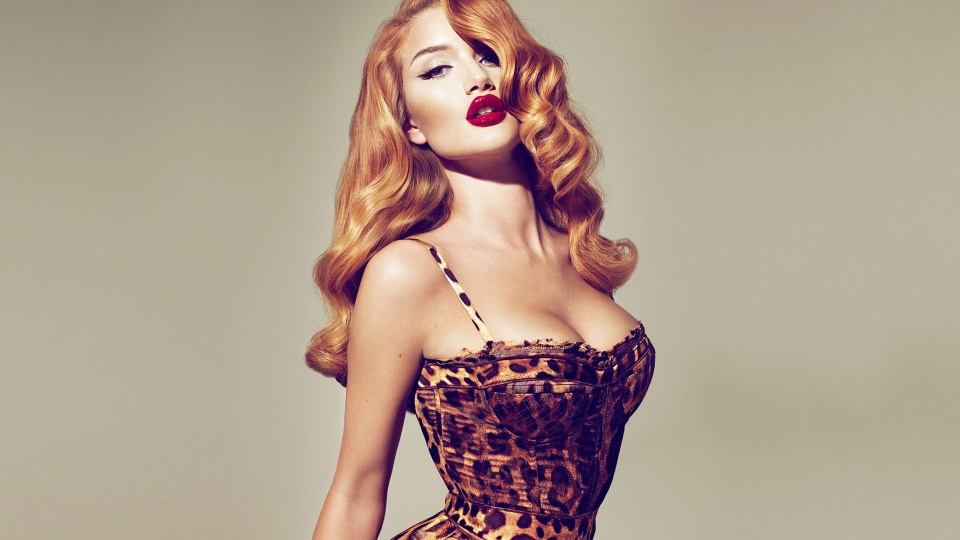
#> input picture 5.opencv/deepaiedu20210830/images/1.jpg, 960 x 540 px, found by its file name
$ python test06.py
#> lines starting #> are read from the running program, lines starting #| are printed output that depends on the picture; pictures that were not available may be replaced by others from this repository, and a replacement may not be noted
import cv2
import  numpy as np
import PIL.Image as Image
#图像的运算
img1=cv2.imread(r"E:\pycharmprojects\pythonProject\deepaiedu20210830\images\1.jpg")
#> img1 is the input picture: shape (540, 960, 3); mean B, G, R 142.1, 157.1, 175.2
img2=cv2.imread(r"E:\pycharmprojects\pythonProject\deepaiedu20210830\images\7.jpg")
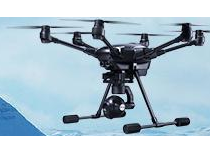
#> input picture 7.深度学习神经网络/2.卷积神经网络/deepaiedu20211103/Dataset/Uav_Image/7.png, 210 x 144 px, given in place of 7.jpg, which was not available
#> img2 is the input picture: shape (144, 210, 3); mean B, G, R 204, 191.1, 169.3
img3=cv2.imread(r"E:\pycharmprojects\pythonProject\deepaiedu20210830\images\8.jpg")
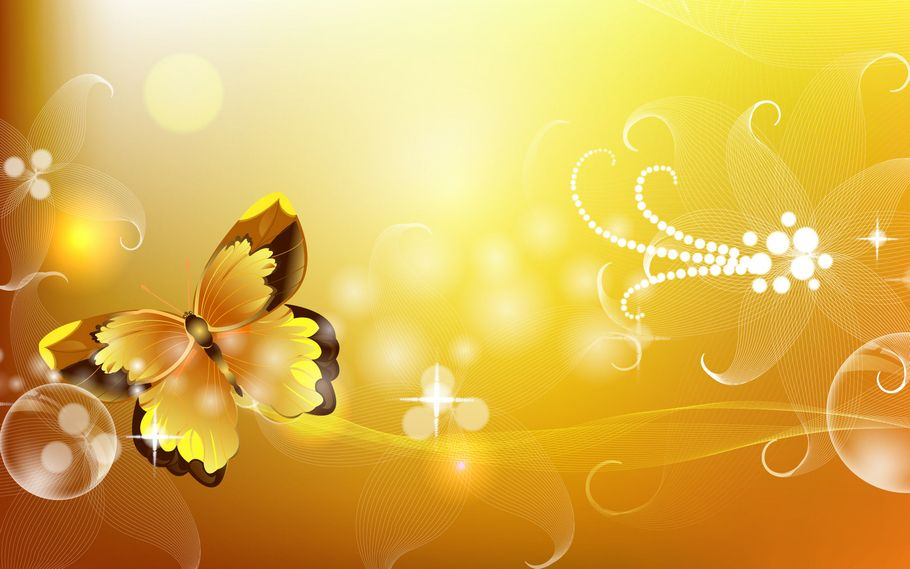
#> input picture 5.opencv/deepaiedu20210830/images/8.jpg, 910 x 569 px, found by its file name
#> img3 is the input picture: shape (569, 910, 3); mean B, G, R 80.6, 180.9, 221.2
img3=Image.fromarray(img3)
img3=np.array(img3.resize((img1.shape[1],img1.shape[0])))
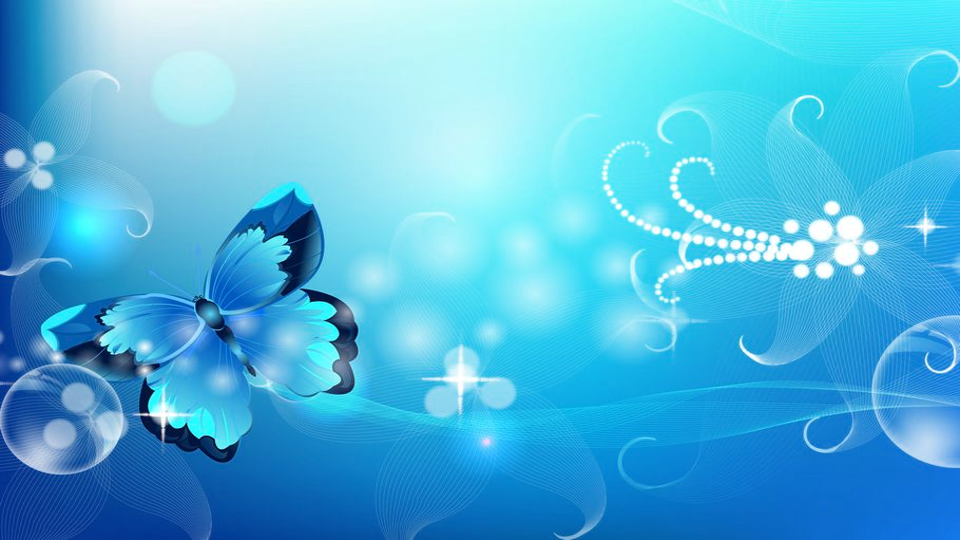
#> img3: shape (540, 960, 3); mean R, G, B 80.6, 180.9, 221.2
new_img=np.uint8(0.8*img1+0.2*img3)
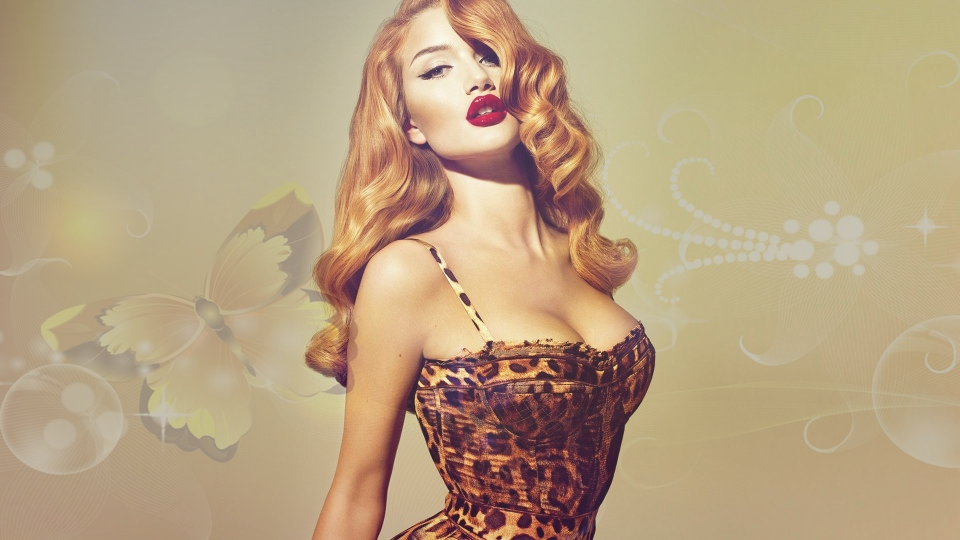
#> new_img: shape (540, 960, 3); mean B, G, R 129.4, 161.5, 184
cv2.imshow("",new_img)
cv2.waitKey(0)
